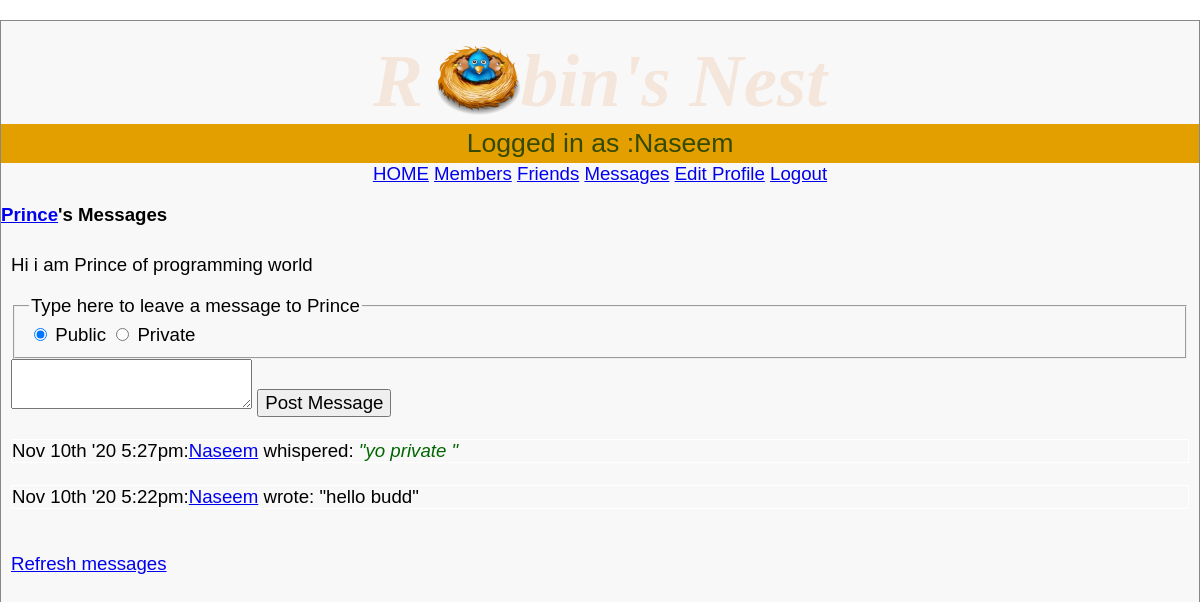
Page /messages.php?view=Prince (signed in) on the committed database.
### tables this page shows
CREATE TABLE `profiles` (
  `user` varchar(16) DEFAULT NULL,
  `text` varchar(4096) DEFAULT NULL
);

CREATE TABLE `messages` (
  `id` int(10) UNSIGNED NOT NULL,
  `auth` varchar(16) DEFAULT NULL,
  `recip` varchar(16) DEFAULT NULL,
  `pm` char(1) DEFAULT NULL,
  `time` int(10) UNSIGNED DEFAULT NULL,
  `message` varchar(4096) DEFAULT NULL
);

### messages.php (the view, shortened to what this page needs)
<?php
require_once 'header.php';
if (isset($_GET['view'])) {
    $view = sanitizeString($_GET['view']);
} else {
    $view = $user;
}
if ($view != "") {
    if ($view == $user) $name1 = $name2 = "Your";
    else {
        $name1 = "<a href='members.php?view=$view'>$view</a>'s";
    }
    echo "<h3>$name1 Messages</h3>";
    showProfile($view);
  ?>
        <form method='post' action='messages.php?view=<?php echo $view; ?>'>
        <fieldset data-role="controlgroup" data-type="horizontal">
        <legend>Type here to leave a message to <?php echo$view; ?> </legend>
        <input type='radio' name='pm' id='public' value='0' checked='checked'>
        <label for="public">Public</label>
        <input type='radio' name='pm' id='private' value='1'>
        <label for="private">Private</label>
        </fieldset>
        <textarea name='text'></textarea>
        <input data-transition='slide' type='submit' value='Post Message'>
         </form><br>
    <?php
    $query = "SELECT * FROM messages WHERE recip='$view' ORDER BY time DESC";
    $result = queryMysql($query);
    $num = $result->num_rows;
    for ($j = 0; $j < $num; ++$j) {
        $row = $result->fetch_array(MYSQLI_ASSOC);
        if (
            $row['pm'] == 0 || $row['auth'] == $user ||
            $row['recip'] == $user
        ) {echo "<div style='border:1px solid white;'>";
            echo date('M jS \'y g:ia:', $row['time']);
            echo "<a href='messages.php?view=" . $row['auth'] .
                "'>" . $row['auth'] . "</a> ";
            if ($row['pm'] == 0)
                echo "wrote: &quot;" . $row['message'] . "&quot; ";
            else
                echo "whispered: <span class='whisper'>&quot;" .
                    $row['message'] . "&quot;</span> ";
            echo "</div><br>";
        }
    }
}
echo "<br><a data-role='button' href='messages.php?view=$view'>Refresh messages</a>";
?>
</div><br>
</body>
</html>

### functions.php (shortened to what this page needs)
<?php
$serverName="localhost";
$dbUsername="root";
$password="";
$dbName="robinsnest";
$conn = new mysqli($serverName,$dbUsername,$password,$dbName);
function queryMysql($query){
	global $conn;
	$result=$conn -> query($query);
	if(!$result){
		die("Fatal error");
	}else{
		return $result;
	}
}
 function sanitizeString($var)
 {
 global $conn;
 $var = strip_tags($var);
 $var = htmlentities($var);
 return $conn->real_escape_string($var);
 }
 function showProfile($user){
	$result=queryMysql("SELECT * FROM profiles WHERE user='$user'");
 	if($result -> num_rows){
 		$row=$result -> fetch_array(MYSQLI_ASSOC);
		 echo  "<div class=' flex-item-right '><div class='ui-bar ui-bar-b' style='height:450px; overflow-y: auto; '>".stripslashes($row['text'])."</p>";
 	}else{
		 echo "<p>Nothing to see here , yet </p><br>";
		 echo "</div></div></div>";
 	}
 }
 ?></div>

### styles.css (style rules this page uses)
* { font-family:verdana,sans-serif; font-size :14pt; box-sizing: border-box; }
.flex-item-right { padding: 10px; flex: 50%; }
body { width :700px; margin :20px auto; background:#f8f8f8; border :1px solid #888; width: 100%; }
html { background:#fff }
.whisper { font-style:italic; color :#006600; }

### rows in the picture
profiles: text "Hi i am Prince of programming world"
messages: time "Nov 10th '20 5:27pm:", auth "Naseem", message "yo private"
messages: time "Nov 10th '20 5:22pm:", auth "Naseem", message "hello budd"

### other values in the picture
$userstr "Logged in as :Naseem"
$view "Prince"
